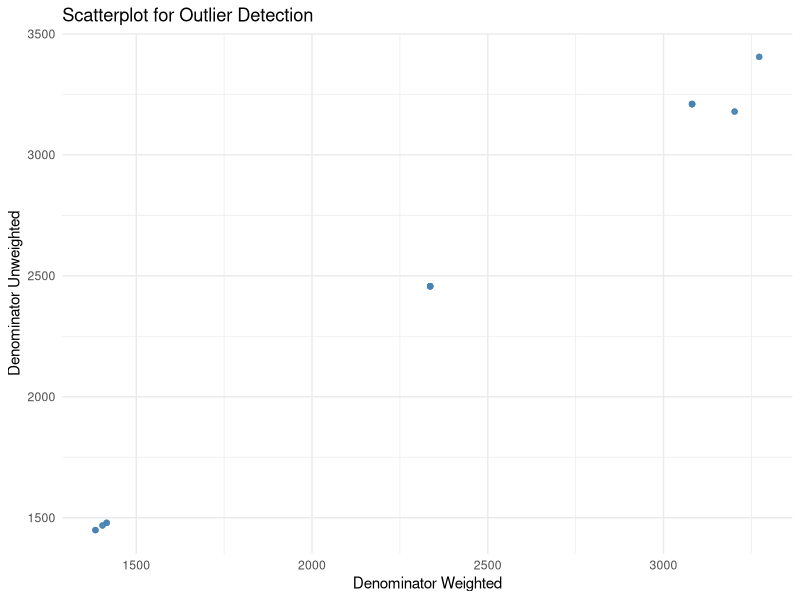
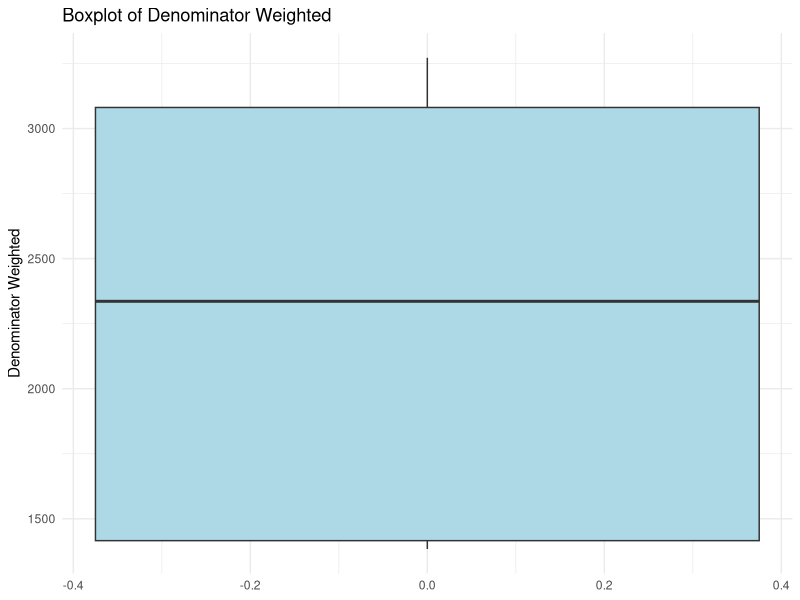

The R source for these figures, in order: (Note: this script raises an error after producing the figures.)
## ---- chunk 1
knitr::opts_chunk$set(echo = FALSE,   results = "hide",  message = FALSE,   # hide package messages
  warning = FALSE)
## ---- chunk 2
library(dplyr)
library(tidyr)
library(stringr)
library(readr)
library(here)
library(ggplot2)
library(purrr)

getwd()
list.files("data/raw_data")
## ---- chunk 3
ant_df <- read_csv(here("raw_data", "anthropometry_national_zaf.csv"))
## ---- chunk 4
head(ant_df, 5)
## ---- chunk 5
ant_df <- ant_df[-1, ]
## ---- chunk 6
dim(ant_df)
## ---- chunk 7
dup_check <- ant_df %>%
  group_by(Indicator, SurveyYear, CharacteristicId, Value) %>%
  filter(n() > 1)

dup_check

## ---- chunk 8

data.frame(
  Column = names(ant_df),
  Missing_Percentage = paste0(round(colMeans(is.na(ant_df)) * 100, 2), "%")
  )

## ---- chunk 9
data.frame(
  Column = names(ant_df),
  Missing_Data = paste0(colSums(is.na(ant_df)))
  )
## ---- chunk 10
data.frame(
  Column = names(ant_df),
  paste0(sapply(ant_df, typeof))
)

## ---- chunk 11
str(ant_df)

## ---- chunk 12
ant_df <- ant_df %>%
  mutate(
        Value = as.numeric(Value),
    Precision = as.numeric(Precision),
    SurveyYear = as.integer(SurveyYear),
    IndicatorOrder = as.integer(IndicatorOrder),
    CharacteristicId = as.integer(CharacteristicId),
    CharacteristicOrder = as.integer(CharacteristicOrder),
    IsTotal = as.logical(as.integer(IsTotal)),
    IsPreferred = as.logical(as.integer(IsPreferred)),
    SurveyYearLabel = as.integer(SurveyYearLabel),
    DenominatorWeighted = as.numeric(DenominatorWeighted),
    DenominatorUnweighted = as.numeric(DenominatorUnweighted),
  )
## ---- chunk 13

# Summary table: column name, number of unique values, sample of unique values
n_sample <- 3

summary_tbl <- ant_df %>%
  map_df(~ tibble(
    n_unique = n_distinct(.),
    sample_values = paste(head(unique(.), n_sample), collapse = ", ")
  ), .id = "column")


summary_tbl


## ---- chunk 14
ant_df <- ant_df %>%

 select(
     -ISO3, 
    -DHS_CountryCode, 
    -CountryName, 
    -SurveyId,
    -ByVariableId, 
    -ByVariableLabel, 
    -IsTotal,
    -RegionId, 
    -SurveyYearLabel, 
    -SurveyType,
    -CharacteristicOrder
  )
## ---- chunk 15


ant_df <- ant_df %>%
  fill(DenominatorWeighted, DenominatorUnweighted, .direction = "down")

ant_df[
       c("DenominatorWeighted", "DenominatorUnweighted")]

## ---- chunk 16
ggplot(ant_df, aes(x = DenominatorWeighted, y = DenominatorUnweighted)) +
  geom_point(alpha = 0.6, color = "steelblue") +
  labs(title = "Scatterplot for Outlier Detection",
       x = "Denominator Weighted",
       y = "Denominator Unweighted") +
  theme_minimal()


ggplot(ant_df, aes(y = DenominatorWeighted)) +
  geom_boxplot(fill = "lightblue", outlier.color = "red", outlier.shape = 16) +
  labs(title = "Boxplot of Denominator Weighted",
       y = "Denominator Weighted") +
  theme_minimal()




## ---- chunk 17
dim(ant_df)
## ---- chunk 18
write_csv(ant_df, here("cleaned_data", "anthropometry_cleaned.csv"))
